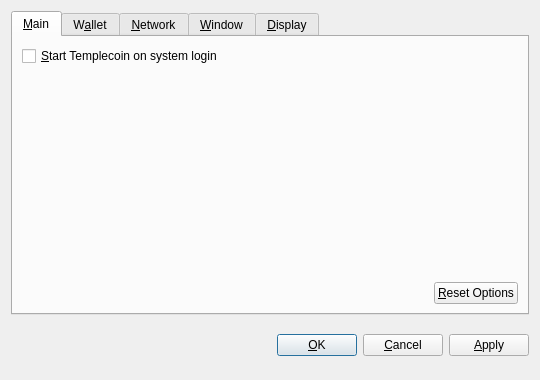
<?xml version="1.0" encoding="UTF-8"?>
<ui version="4.0">
 <class>OptionsDialog</class>
 <widget class="QDialog" name="OptionsDialog">
  <property name="geometry">
   <rect>
    <x>0</x>
    <y>0</y>
    <width>540</width>
    <height>380</height>
   </rect>
  </property>
  <property name="windowTitle">
   <string>Options</string>
  </property>
  <property name="modal">
   <bool>true</bool>
  </property>
  <layout class="QVBoxLayout" name="verticalLayout">
   <item>
    <widget class="QTabWidget" name="tabWidget">
     <property name="tabPosition">
      <enum>QTabWidget::North</enum>
     </property>
     <property name="currentIndex">
      <number>0</number>
     </property>
     <widget class="QWidget" name="tabMain">
      <attribute name="title">
       <string>&amp;Main</string>
      </attribute>
      <layout class="QVBoxLayout" name="verticalLayout_Main">
       <item>
        <widget class="QCheckBox" name="bitcoinAtStartup">
         <property name="toolTip">
          <string>Automatically start Templecoin after logging in to the system.</string>
         </property>
         <property name="text">
          <string>&amp;Start Templecoin on system login</string>
         </property>
        </widget>
       </item>
       <item>
        <spacer name="verticalSpacer_Main">
         <property name="orientation">
          <enum>Qt::Vertical</enum>
         </property>
         <property name="sizeHint" stdset="0">
          <size>
           <width>20</width>
           <height>40</height>
          </size>
         </property>
        </spacer>
       </item>
       <item>
        <layout class="QHBoxLayout" name="horizontalLayout_2_Main">
         <item>
          <spacer name="horizontalSpacer_2_Main">
           <property name="orientation">
            <enum>Qt::Horizontal</enum>
           </property>
           <property name="sizeHint" stdset="0">
            <size>
             <width>40</width>
             <height>20</height>
            </size>
           </property>
          </spacer>
         </item>
         <item>
          <widget class="QPushButton" name="resetButton">
           <property name="toolTip">
            <string>Reset all client options to default.</string>
           </property>
           <property name="text">
            <string>&amp;Reset Options</string>
           </property>
           <property name="autoDefault">
            <bool>false</bool>
           </property>
          </widget>
         </item>
        </layout>
       </item>
      </layout>
     </widget>
     <widget class="QWidget" name="tabWallet">
      <attribute name="title">
       <string>W&amp;allet</string>
      </attribute>
      <layout class="QVBoxLayout" name="verticalLayout_Network">
       <item>
        <widget class="QLabel" name="transactionFeeInfoLabel">
         <property name="text">
          <string>Optional transaction fee per kB that helps make sure your transactions are processed quickly. Most transactions are 1 kB.</string>
         </property>
         <property name="textFormat">
          <enum>Qt::PlainText</enum>
         </property>
         <property name="wordWrap">
          <bool>true</bool>
         </property>
        </widget>
       </item>
       <item>
        <layout class="QHBoxLayout" name="horizontalLayout_1_Main">
         <item>
          <widget class="QLabel" name="transactionFeeLabel">
           <property name="text">
            <string>Pay transaction &amp;fee</string>
           </property>
           <property name="textFormat">
            <enum>Qt::PlainText</enum>
           </property>
           <property name="buddy">
            <cstring>transactionFee</cstring>
           </property>
          </widget>
         </item>
         <item>
          <widget class="BitcoinAmountField" name="transactionFee"/>
         </item>
         <item>
          <spacer name="horizontalSpacer_1_Main">
           <property name="orientation">
            <enum>Qt::Horizontal</enum>
           </property>
           <property name="sizeHint" stdset="0">
            <size>
             <width>40</width>
             <height>20</height>
            </size>
           </property>
          </spacer>
         </item>
        </layout>
       </item>
       <item>
        <widget class="QLabel" name="label">
         <property name="text">
          <string>If you disable the spending of unconfirmed change, the change from a transaction cannot be used until that transaction has at least one confirmation. This also affects how your balance is computed.</string>
         </property>
         <property name="wordWrap">
          <bool>true</bool>
         </property>
        </widget>
       </item>
       <item>
        <widget class="QCheckBox" name="spendZeroConfChange">
         <property name="text">
          <string>Spend unconfirmed change  (experts only)</string>
         </property>
        </widget>
       </item>
       <item>
        <spacer name="verticalSpacer">
         <property name="orientation">
          <enum>Qt::Vertical</enum>
         </property>
         <property name="sizeHint" stdset="0">
          <size>
           <width>20</width>
           <height>40</height>
          </size>
         </property>
        </spacer>
       </item>
      </layout>
     </widget>
     <widget class="QWidget" name="tabNetwork">
      <attribute name="title">
       <string>&amp;Network</string>
      </attribute>
      <layout class="QVBoxLayout" name="verticalLayout_Network">
       <item>
        <widget class="QCheckBox" name="mapPortUpnp">
         <property name="toolTip">
          <string>Automatically open the Templecoin client port on the router. This only works when your router supports UPnP and it is enabled.</string>
         </property>
         <property name="text">
          <string>Map port using &amp;UPnP</string>
         </property>
        </widget>
       </item>
       <item>
        <widget class="QCheckBox" name="connectSocks">
         <property name="toolTip">
          <string>Connect to the Templecoin network through a SOCKS proxy (e.g. when connecting through Tor).</string>
         </property>
         <property name="text">
          <string>&amp;Connect through SOCKS proxy:</string>
         </property>
        </widget>
       </item>
       <item>
        <layout class="QHBoxLayout" name="horizontalLayout_Network">
         <item>
          <widget class="QLabel" name="proxyIpLabel">
           <property name="text">
            <string>Proxy &amp;IP:</string>
           </property>
           <property name="textFormat">
            <enum>Qt::PlainText</enum>
           </property>
           <property name="buddy">
            <cstring>proxyIp</cstring>
           </property>
          </widget>
         </item>
         <item>
          <widget class="QValidatedLineEdit" name="proxyIp">
           <property name="maximumSize">
            <size>
             <width>140</width>
             <height>16777215</height>
            </size>
           </property>
           <property name="toolTip">
            <string>IP address of the proxy (e.g. 127.0.0.1)</string>
           </property>
          </widget>
         </item>
         <item>
          <widget class="QLabel" name="proxyPortLabel">
           <property name="text">
            <string>&amp;Port:</string>
           </property>
           <property name="textFormat">
            <enum>Qt::PlainText</enum>
           </property>
           <property name="buddy">
            <cstring>proxyPort</cstring>
           </property>
          </widget>
         </item>
         <item>
          <widget class="QLineEdit" name="proxyPort">
           <property name="maximumSize">
            <size>
             <width>55</width>
             <height>16777215</height>
            </size>
           </property>
           <property name="toolTip">
            <string>Port of the proxy (e.g. 9050)</string>
           </property>
          </widget>
         </item>
         <item>
          <widget class="QLabel" name="socksVersionLabel">
           <property name="text">
            <string>SOCKS &amp;Version:</string>
           </property>
           <property name="textFormat">
            <enum>Qt::PlainText</enum>
           </property>
           <property name="buddy">
            <cstring>socksVersion</cstring>
           </property>
          </widget>
         </item>
         <item>
          <widget class="QValueComboBox" name="socksVersion">
           <property name="toolTip">
            <string>SOCKS version of the proxy (e.g. 5)</string>
           </property>
          </widget>
         </item>
         <item>
          <spacer name="horizontalSpacer_Network">
           <property name="orientation">
            <enum>Qt::Horizontal</enum>
           </property>
           <property name="sizeHint" stdset="0">
            <size>
             <width>40</width>
             <height>20</height>
            </size>
           </property>
          </spacer>
         </item>
        </layout>
       </item>
       <item>
        <spacer name="verticalSpacer_Network">
         <property name="orientation">
          <enum>Qt::Vertical</enum>
         </property>
         <property name="sizeHint" stdset="0">
          <size>
           <width>20</width>
           <height>40</height>
          </size>
         </property>
        </spacer>
       </item>
      </layout>
     </widget>
     <widget class="QWidget" name="tabWindow">
      <attribute name="title">
       <string>&amp;Window</string>
      </attribute>
      <layout class="QVBoxLayout" name="verticalLayout_Window">
       <item>
        <widget class="QCheckBox" name="minimizeToTray">
         <property name="toolTip">
          <string>Show only a tray icon after minimizing the window.</string>
         </property>
         <property name="text">
          <string>&amp;Minimize to the tray instead of the taskbar</string>
         </property>
        </widget>
       </item>
       <item>
        <widget class="QCheckBox" name="minimizeOnClose">
         <property name="toolTip">
          <string>Minimize instead of exit the application when the window is closed. When this option is enabled, the application will be closed only after selecting Quit in the menu.</string>
         </property>
         <property name="text">
          <string>M&amp;inimize on close</string>
         </property>
        </widget>
       </item>
       <item>
        <spacer name="verticalSpacer_Window">
         <property name="orientation">
          <enum>Qt::Vertical</enum>
         </property>
         <property name="sizeHint" stdset="0">
          <size>
           <width>20</width>
           <height>40</height>
          </size>
         </property>
        </spacer>
       </item>
      </layout>
     </widget>
     <widget class="QWidget" name="tabDisplay">
      <attribute name="title">
       <string>&amp;Display</string>
      </attribute>
      <layout class="QVBoxLayout" name="verticalLayout_Display">
       <item>
        <layout class="QHBoxLayout" name="horizontalLayout_1_Display">
         <item>
          <widget class="QLabel" name="langLabel">
           <property name="text">
            <string>User Interface &amp;language:</string>
           </property>
           <property name="textFormat">
            <enum>Qt::PlainText</enum>
           </property>
           <property name="buddy">
            <cstring>lang</cstring>
           </property>
          </widget>
         </item>
         <item>
          <widget class="QValueComboBox" name="lang">
           <property name="toolTip">
            <string>The user interface language can be set here. This setting will take effect after restarting Templecoin.</string>
           </property>
          </widget>
         </item>
        </layout>
       </item>
       <item>
        <layout class="QHBoxLayout" name="horizontalLayout_2_Display">
         <item>
          <widget class="QLabel" name="unitLabel">
           <property name="text">
            <string>&amp;Unit to show amounts in:</string>
           </property>
           <property name="textFormat">
            <enum>Qt::PlainText</enum>
           </property>
           <property name="buddy">
            <cstring>unit</cstring>
           </property>
          </widget>
         </item>
         <item>
          <widget class="QValueComboBox" name="unit">
           <property name="toolTip">
            <string>Choose the default subdivision unit to show in the interface and when sending coins.</string>
           </property>
          </widget>
         </item>
        </layout>
       </item>
       <item>
        <widget class="QCheckBox" name="displayAddresses">
         <property name="toolTip">
          <string>Whether to show Templecoin addresses in the transaction list or not.</string>
         </property>
         <property name="text">
          <string>&amp;Display addresses in transaction list</string>
         </property>
        </widget>
       </item>
       <item>
        <widget class="QCheckBox" name="coinControlFeatures">
         <property name="toolTip">
          <string>Whether to show coin control features or not.</string>
         </property>
         <property name="text">
          <string>Display coin &amp;control features (experts only!)</string>
         </property>
        </widget>
       </item>
       <item>
        <spacer name="verticalSpacer_Display">
         <property name="orientation">
          <enum>Qt::Vertical</enum>
         </property>
         <property name="sizeHint" stdset="0">
          <size>
           <width>20</width>
           <height>40</height>
          </size>
         </property>
        </spacer>
       </item>
      </layout>
     </widget>
    </widget>
   </item>
   <item>
    <layout class="QHBoxLayout" name="horizontalLayout_Buttons">
     <item>
      <spacer name="horizontalSpacer_1">
       <property name="orientation">
        <enum>Qt::Horizontal</enum>
       </property>
       <property name="sizeHint" stdset="0">
        <size>
         <width>40</width>
         <height>48</height>
        </size>
       </property>
      </spacer>
     </item>
     <item>
      <widget class="QLabel" name="statusLabel">
       <property name="font">
        <font>
         <weight>75</weight>
         <bold>true</bold>
        </font>
       </property>
       <property name="text">
        <string/>
       </property>
       <property name="textFormat">
        <enum>Qt::PlainText</enum>
       </property>
       <property name="wordWrap">
        <bool>true</bool>
       </property>
      </widget>
     </item>
     <item>
      <spacer name="horizontalSpacer_2">
       <property name="orientation">
        <enum>Qt::Horizontal</enum>
       </property>
       <property name="sizeHint" stdset="0">
        <size>
         <width>40</width>
         <height>48</height>
        </size>
       </property>
      </spacer>
     </item>
     <item>
      <widget class="QPushButton" name="okButton">
       <property name="text">
        <string>&amp;OK</string>
       </property>
      </widget>
     </item>
     <item>
      <widget class="QPushButton" name="cancelButton">
       <property name="text">
        <string>&amp;Cancel</string>
       </property>
       <property name="autoDefault">
        <bool>false</bool>
       </property>
      </widget>
     </item>
     <item>
      <widget class="QPushButton" name="applyButton">
       <property name="text">
        <string>&amp;Apply</string>
       </property>
       <property name="autoDefault">
        <bool>false</bool>
       </property>
      </widget>
     </item>
    </layout>
   </item>
  </layout>
 </widget>
 <customwidgets>
  <customwidget>
   <class>BitcoinAmountField</class>
   <extends>QSpinBox</extends>
   <header>bitcoinamountfield.h</header>
  </customwidget>
  <customwidget>
   <class>QValueComboBox</class>
   <extends>QComboBox</extends>
   <header>qvaluecombobox.h</header>
  </customwidget>
  <customwidget>
   <class>QValidatedLineEdit</class>
   <extends>QLineEdit</extends>
   <header>qvalidatedlineedit.h</header>
  </customwidget>
 </customwidgets>
 <resources/>
 <connections/>
</ui>
